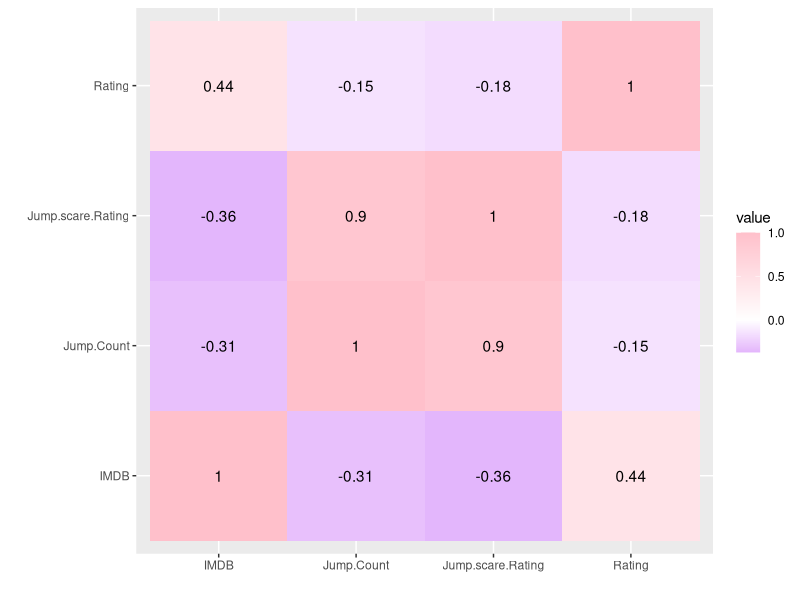
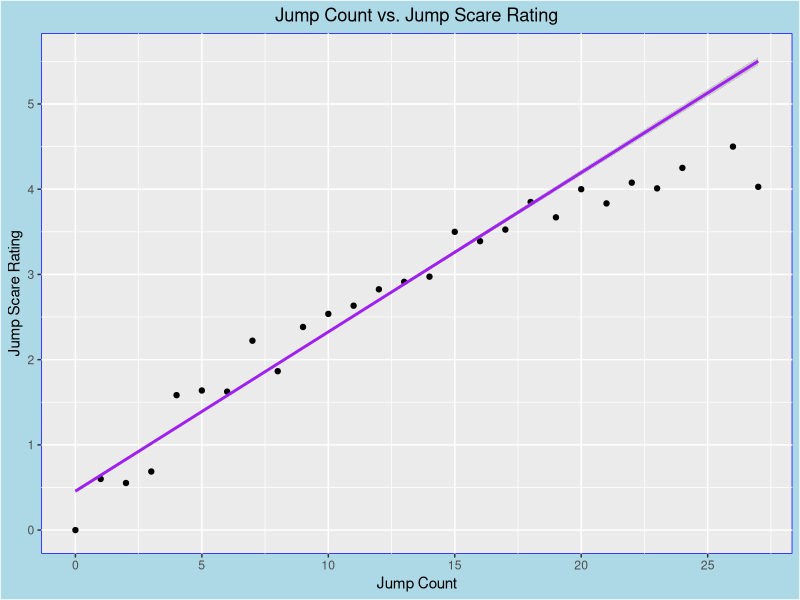
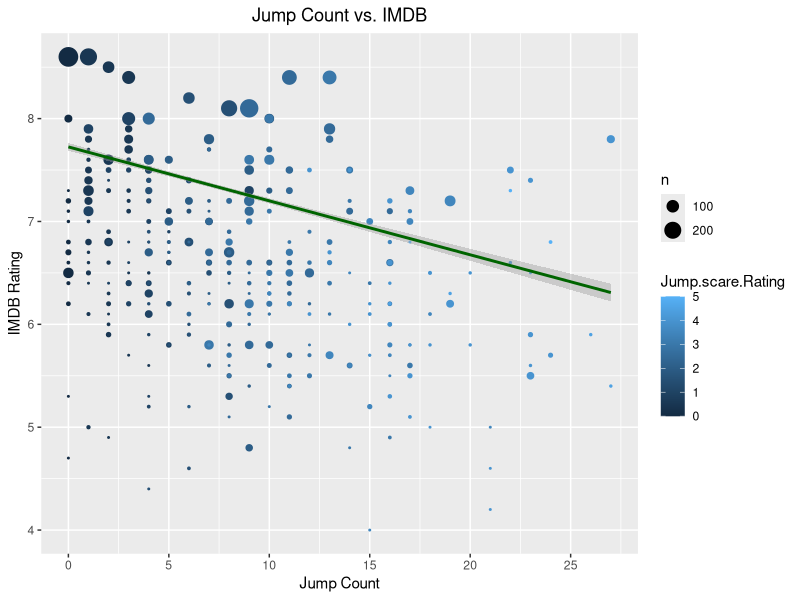
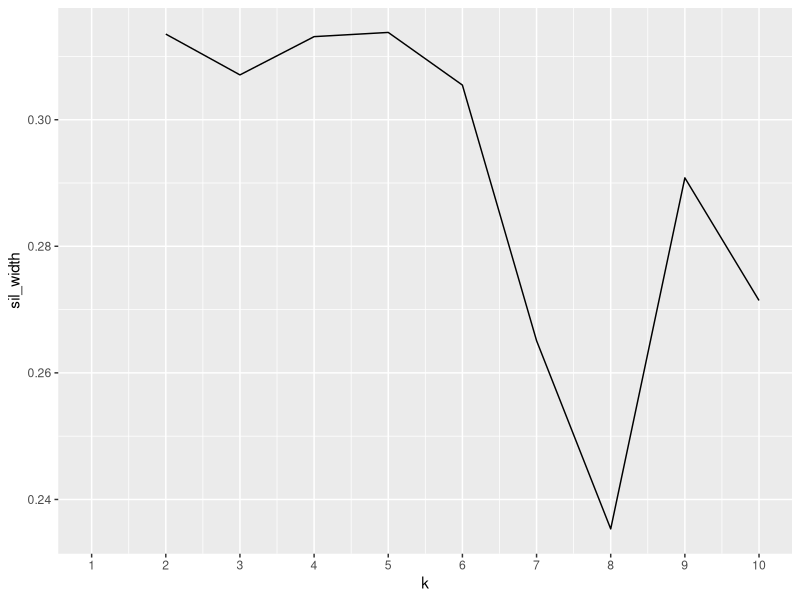
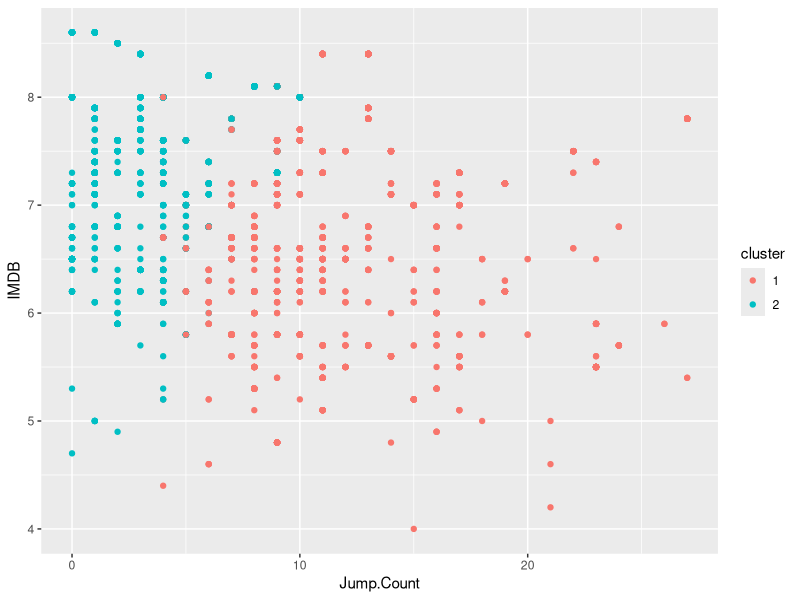

Generate these figures, in order, with R:
## ---- chunk 1
knitr::opts_chunk$set(echo = TRUE)
## ---- chunk 2
library(tidyverse)
library(dplyr)
library(ggplot2)

movienames = read.csv("movie names.csv")
scarymovies = read.csv("scary movies.csv")
movieratings = read.csv("movie ratings.csv")

#movie names now have movie ratings 
ratedmovies<-movienames%>%full_join(movieratings) 
#separated title (Movie (Year)) into into new columns "Movie"&"Year"
sep_ratedmovies<-ratedmovies%>%separate(Title, c("Movie", "Year"), sep="[()]")%>%filter(!is.na(Movie))
##checking if all datapoints in Year are numeric -- yes; some don't have years -- gives NA for some rows 
which(is.na(as.numeric(as.character(sep_ratedmovies[["Year"]])))) 
## ---- chunk 3
spreadmovies<- scarymovies%>%pivot_wider(names_from="Year",values_from="Director")
glimpse(spreadmovies)
spreadmovies%>%pivot_longer(-c(Movie.Name,Jump.Count,Jump.scare.Rating,Netflix..US.,IMDB), 
                            names_to="Year", values_to="Director")%>%na.omit()
glimpse(scarymovies)
## ---- chunk 4
scarytitles<-scarymovies%>%mutate(Movie=str_trim(`Movie.Name`,"right"))%>%pull(`Movie.Name`) 
movietitles<-sep_ratedmovies%>%mutate(Movie=str_trim(Movie,"right"))%>%pull(Movie)
singlemovies<-movietitles%>%unique()
intersect(scarytitles, singlemovies)

#trimmed the extra spaces at the end of movie titles 
sep_ratedmovies2<-sep_ratedmovies%>%mutate(Movie=str_trim(Movie,"right"))
scarymovies2<-scarymovies%>%mutate(Movie=str_trim(`Movie.Name`,"right"))%>%
  mutate_at(vars(Year),as.character)

joinedmovies<-left_join(sep_ratedmovies2, scarymovies2, by=c("Movie","Year"))%>%
  na.omit()%>%select(-Movie.Name)
glimpse(joinedmovies)
## ---- chunk 5
joinedmovies%>%group_by(Movie)%>%mutate("Mean Rating"=mean(Rating),
  "Mean Jump Scare Rating"=mean(Jump.scare.Rating),"Mean Jump Count"=mean(Jump.Count), 
  "Mean IMDB Rating"=mean(IMDB))%>%select(Movie, Year, "Mean Rating", "Mean Jump Scare Rating", 
                                          "Mean Jump Count", "Mean IMDB Rating", Genres, Director)%>%
                                           arrange(Movie)%>%distinct()

joinedmovies%>%select(Movie, Director, Genres)%>%summarize_all(n_distinct)

joinedmovies%>%group_by(Year, Movie)%>%filter(grepl("Horror|Thriller",Genres))%>%summarize(n=n(),
  "Mean Rating"=mean(Rating), "SD Rating"=sd(Rating), "Min Rating"=min(Rating), 
  "Max Rating"=max(Rating))%>%arrange(desc(`Mean Rating`))

joinedmovies%>%group_by(Year, Movie, Director)%>%summarize("Mean Jump Count"=mean(Jump.Count), 
  "Mean Rating"=mean(Rating),"Mean Jump Scare Rating"=mean(Jump.scare.Rating),
  "Mean IMDB Rating"=mean(IMDB))%>%arrange(desc(`Mean Jump Count`))

joinedmovies%>%group_by(Year, Movie, Director)%>%
  summarize(max.Rating=max(Rating), max.IMDB=max(IMDB))%>%
  arrange(desc(max.IMDB))

joinedmovies%>%select(Rating, Jump.scare.Rating, Jump.Count, IMDB)%>%cor
## ---- chunk 6
#only selected the following 4 numeric variables in the code because the other numeric 
#variables (Movie.ID, User.ID, Timestamp) were just classification numbers for each movie, 
#each user that rated a movie or a timestamp for when the movie was rated, respectively. 
joinedmovies%>%select(Jump.Count, Jump.scare.Rating, Rating, IMDB)%>%
  cor%>%as.data.frame%>%rownames_to_column%>%pivot_longer(-1)%>%
  ggplot(aes(rowname,name,fill=value))+geom_tile()+geom_text(aes(label=round(value,2)))+
  xlab("")+ylab("")+scale_fill_gradient2(low="purple",high="pink")

joinedmovies%>%ggplot(aes(x=Jump.Count, y=Jump.scare.Rating))+geom_count(stat="summary")+
  geom_smooth(method=lm, color="purple")+scale_x_continuous(breaks=seq(0,30,5))+
  scale_y_continuous(breaks=seq(0,5,1))+ggtitle("Jump Count vs. Jump Scare Rating")+
  xlab("Jump Count")+ylab("Jump Scare Rating")+theme(plot.title = element_text(hjust = 0.5), 
  plot.background = element_rect(fill = "light blue"),
  panel.background=element_rect(colour = "blue"))

joinedmovies%>%ggplot(aes(x=Jump.Count, y=IMDB, color=Jump.scare.Rating))+geom_count()+
  scale_size_area()+geom_smooth(method=lm, color="darkgreen")+
  scale_x_continuous(breaks=seq(0,30,5))+scale_y_continuous(breaks=seq(0,10,1))+ 
  ggtitle("Jump Count vs. IMDB")+xlab("Jump Count")+ylab("IMDB Rating")+
  theme(plot.title = element_text(hjust = 0.5))
## ---- chunk 7
library(cluster)
numericmovies<-joinedmovies%>%select(Jump.Count, Jump.scare.Rating, Rating, IMDB)

#processing data
scaledmovies<-numericmovies%>%scale

#choosing number of clusters
sil_width<-vector() #empty vector to hold mean sil width
for(i in 2:10){
  kms <- kmeans(scaledmovies,centers=i) #compute k-means solution
  sil <- silhouette(kms$cluster,dist(scaledmovies)) #get sil widths
  sil_width[i]<-mean(sil[,3]) #take averages (higher is better)
}
ggplot()+geom_line(aes(x=1:10,y=sil_width))+scale_x_continuous(name="k",breaks=1:10)

#running cluster analysis 
kmeans<-scaledmovies%>%kmeans(2)
glimpse(kmeans)
kmeans$size

#interpret clusters and overall fit 
final<-joinedmovies%>%mutate(cluster=as.factor(kmeans$cluster))%>%
  select(-Timestamp, -Movie.ID, -User.ID, -Genres, -Director)
glimpse(final)
confmat<-final%>%group_by(Year,Movie)%>%count(cluster)%>%arrange(desc(n))%>%
  pivot_wider(names_from="cluster",values_from="n",values_fill = list('n'=0))
glimpse(confmat)

#visualize 
##install.packages(("GGally"))
library(GGally)
ggplot(final, aes(x=Jump.Count,y=IMDB, color=cluster))+geom_point()

